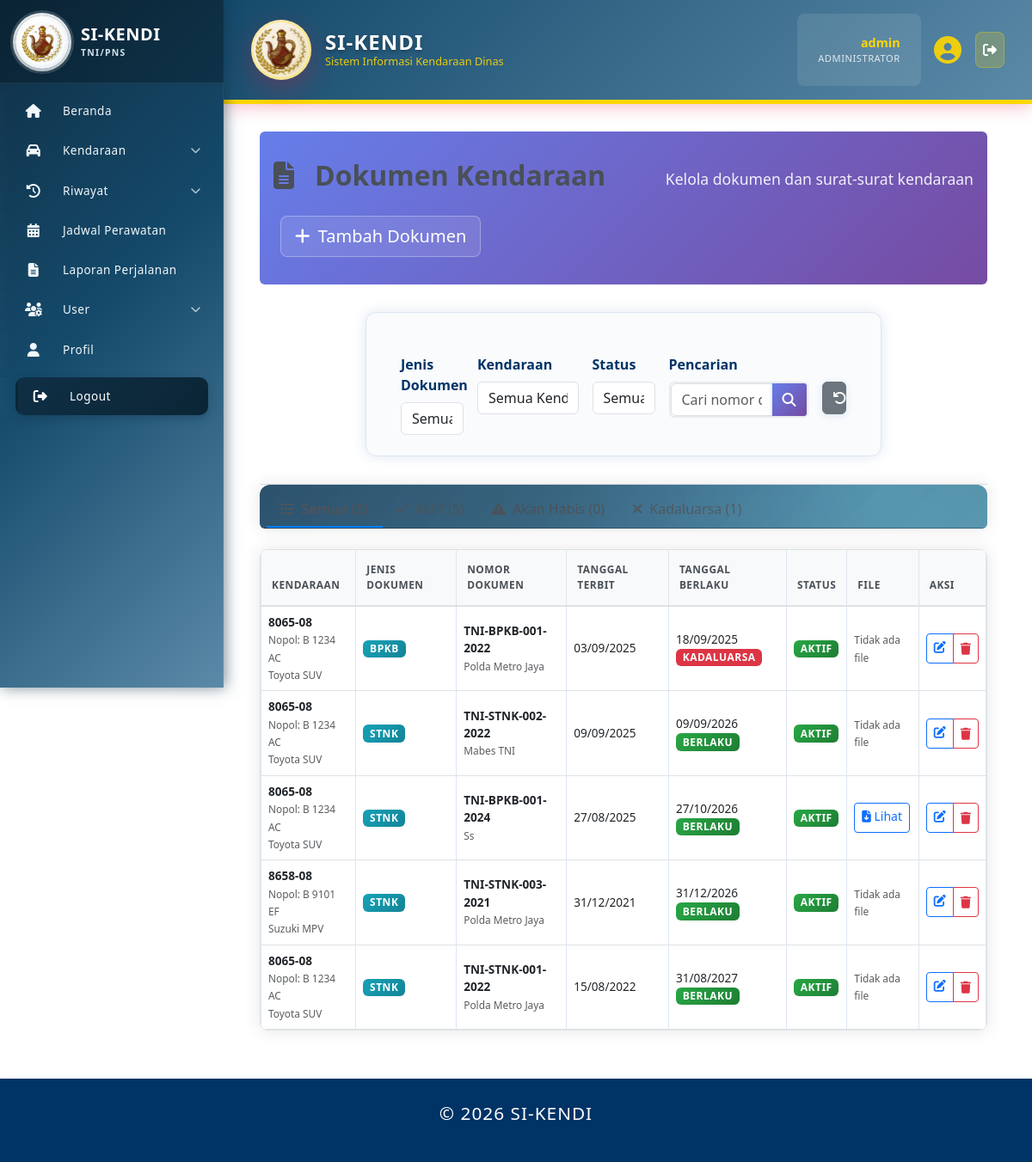
The page /index.php?page=dokumen_kendaraan (signed in) on the database as committed earlier.
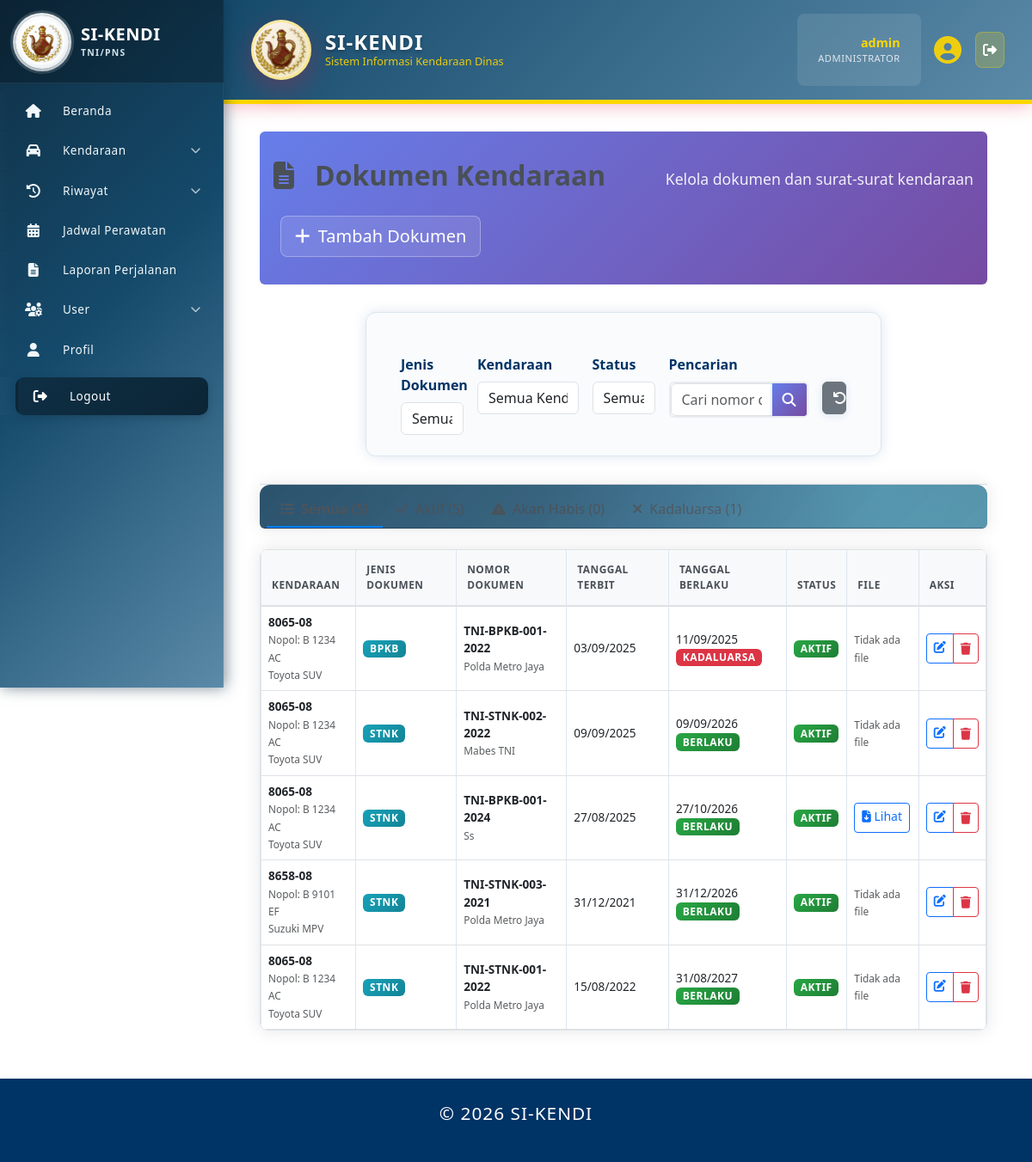
The same page on the database as committed later.
### tables this page shows
CREATE TABLE `dokumen_kendaraan` (
  `id` int(11) NOT NULL,
  `kendaraan_id` int(11) NOT NULL,
  `jenis_dokumen` enum('STNK','BPKB','Surat Polisi','Asuransi','KIR','Lainnya') NOT NULL,
  `nomor_dokumen` varchar(50) DEFAULT NULL,
  `tanggal_terbit` date DEFAULT NULL,
  `tanggal_berlaku` date DEFAULT NULL,
  `instansi_penerbit` varchar(100) DEFAULT NULL,
  `file_dokumen` varchar(255) DEFAULT NULL,
  `status` enum('Aktif','Kadaluarsa','Dalam Proses') DEFAULT 'Aktif',
  `keterangan` text DEFAULT NULL,
  `created_at` timestamp NOT NULL DEFAULT current_timestamp(),
  `updated_at` timestamp NOT NULL DEFAULT current_timestamp() ON UPDATE current_timestamp(),
  `created_by` int(11) DEFAULT NULL,
  `updated_by` int(11) DEFAULT NULL
);

CREATE TABLE `kendaraan` (
  `id` int(11) NOT NULL,
  `no_polisi` varchar(20) NOT NULL,
  `no_rangka` varchar(50) NOT NULL,
  `no_mesin` varchar(50) NOT NULL,
  `merk` varchar(50) NOT NULL,
  `tipe` varchar(50) DEFAULT NULL,
  `tahun_pembuatan` year(4) DEFAULT NULL,
  `warna` varchar(30) DEFAULT NULL,
  `jenis` enum('Roda 2','Roda 4','Truk','Bus','Lainnya') DEFAULT 'Roda 4',
  `bahan_bakar` enum('Bensin','Solar','Listrik','Hybrid') DEFAULT 'Bensin',
  `no_reg` varchar(30) DEFAULT NULL,
  `no_stnk` varchar(30) DEFAULT NULL,
  `no_bpkb` varchar(30) DEFAULT NULL,
  `tanggal_berlaku_stnk` date DEFAULT NULL,
  `pemilik_stnk` varchar(100) DEFAULT NULL,
  `status_kepemilikan` enum('Satker','Pinjam Pakai') DEFAULT 'Satker',
  `satker` varchar(50) NOT NULL,
  `kode_barang` varchar(50) DEFAULT NULL,
  `kondisi` enum('Baik','Rusak Ringan','Rusak Berat') DEFAULT 'Baik',
  `status_kendaraan` enum('Operasional','Perbaikan','Rusak','Tidak Aktif') DEFAULT 'Operasional',
  `status_peminjaman` enum('Tersedia','Dipinjam','Maintenance','Rusak') DEFAULT 'Tersedia',
  `tanggal_servis_terakhir` date DEFAULT NULL,
  `last_service_km` int(11) DEFAULT NULL,
  `odometer` int(11) DEFAULT 0,
  `foto` varchar(255) DEFAULT NULL,
  `catatan` text DEFAULT NULL,
  `created_at` timestamp NOT NULL DEFAULT current_timestamp(),
  `updated_at` timestamp NOT NULL DEFAULT current_timestamp() ON UPDATE current_timestamp()
);

### pages/dokumen_kendaraan.php (the view, shortened to what the changed rows need)
<?php
require_once 'includes/auth.php';
$where_conditions = [];
$params = [];
$param_types = '';
$where_sql = !empty($where_conditions) ? 'WHERE ' . implode(' AND ', $where_conditions) : '';
$page = max(1, (int)($_GET['page_num'] ?? 1));
$limit = 15;
$offset = ($page - 1) * $limit;
$sql = "
    SELECT dk.*, k.no_polisi, k.no_reg, k.merk, k.tipe,
           CASE
               WHEN dk.tanggal_berlaku < CURDATE() THEN 'Expired'
               WHEN dk.tanggal_berlaku BETWEEN CURDATE() AND DATE_ADD(CURDATE(), INTERVAL 30 DAY) THEN 'Expire Soon'
               ELSE 'Valid'
           END as validity_status,
           DATEDIFF(dk.tanggal_berlaku, CURDATE()) as days_left
    FROM dokumen_kendaraan dk
    JOIN kendaraan k ON dk.kendaraan_id = k.id
    $where_sql
    ORDER BY
        CASE
            WHEN dk.tanggal_berlaku < CURDATE() THEN 1
            WHEN dk.tanggal_berlaku BETWEEN CURDATE() AND DATE_ADD(CURDATE(), INTERVAL 30 DAY) THEN 2
            ELSE 3
        END,
        dk.tanggal_berlaku ASC, COALESCE(k.no_reg, k.no_polisi)
    LIMIT ? OFFSET ?
";
$stmt = $mysqli->prepare($sql);
$params[] = $limit;
$params[] = $offset;
$param_types .= 'ii';
if (!empty($params)) {
    $stmt->bind_param($param_types, ...$params);
}
$stmt->execute();
$documents_result = $stmt->get_result();
function getStatusBadge($status) {
    $badges = [
        'Aktif' => 'success',
        'Kadaluarsa' => 'danger',
        'Dalam Proses' => 'warning'
    ];
    return $badges[$status] ?? 'secondary';
}
function getValidityBadge($validity) {
    $badges = [
        'Valid' => 'success',
        'Expire Soon' => 'warning',
        'Expired' => 'danger'
    ];
    return $badges[$validity] ?? 'secondary';
}
?>
<div class="page-header gradient-header rounded">
            <h1><i class="fas fa-file-alt me-2"></i>Dokumen Kendaraan</h1>
</div>
<div class="card">
    <div class="card-body p-0">
        <?php if ($documents_result->num_rows > 0): ?>
            <div class="table-responsive">
                <table class="table table-hover mb-0">
                    <thead class="table-light">
                        <tr>
                            <th>Kendaraan</th>
                            <th>Jenis Dokumen</th>
                            <th>Nomor Dokumen</th>
                            <th>Tanggal Terbit</th>
                            <th>Tanggal Berlaku</th>
                            <th>Status</th>
                            <th>File</th>
                            <th>Aksi</th>
                        </tr>
                    </thead>
                    <tbody>
                                <?php while ($row = $documents_result->fetch_assoc()): ?>
                            <tr>
                                <td>
                                    <strong><?= htmlspecialchars(($row['no_reg'] ?? '') !== '' ? $row['no_reg'] : ($row['no_polisi'] ?? '-')) ?></strong>
                                    <?php if (!empty($row['no_polisi'])): ?>
                                        <br><small class="text-muted">Nopol: <?= htmlspecialchars($row['no_polisi']) ?></small>
                                    <?php endif; ?>
                                    <br><small class="text-muted"><?= htmlspecialchars($row['merk'] . ' ' . $row['tipe']) ?></small>
                                </td>
                                <td>
                                    <span class="badge bg-info"><?= htmlspecialchars($row['jenis_dokumen']) ?></span>
                                </td>
                                <td>
                                    <strong><?= htmlspecialchars($row['nomor_dokumen']) ?></strong>
                                    <?php if ($row['instansi_penerbit']): ?>
                                        <br><small class="text-muted"><?= htmlspecialchars($row['instansi_penerbit']) ?></small>
                                    <?php endif; ?>
                                </td>
                                <td><?= date('d/m/Y', strtotime($row['tanggal_terbit'])) ?></td>
                                <td>
                                    <?= date('d/m/Y', strtotime($row['tanggal_berlaku'])) ?>
                                    <br>
                                    <span class="badge bg-<?= getValidityBadge($row['validity_status']) ?> small">
                                        <?php if ($row['validity_status'] === 'Expired'): ?>
                                            Kadaluarsa
                                        <?php elseif ($row['validity_status'] === 'Expire Soon'): ?>
                                            <?= $row['days_left'] ?> hari lagi
                                        <?php else: ?>
                                            Berlaku
                                        <?php endif; ?>
                                    </span>
                                </td>
                                <td>
                                    <span class="badge bg-<?= getStatusBadge($row['status']) ?>">
                                        <?= $row['status'] ?>
                                    </span>
                                </td>
                                <td>
                                    <?php if ($row['file_dokumen']): ?>
                                        <a href="uploads/dokumen/<?= htmlspecialchars($row['file_dokumen']) ?>" target="_blank" class="btn btn-sm btn-outline-primary">
                                            <i class="fas fa-file-download"></i> Lihat
                                        </a>
                                    <?php else: ?>
                                        <small class="text-muted">Tidak ada file</small>
                                    <?php endif; ?>
                                </td>
                                <td>
                                        <div class="btn-group btn-group-sm">
                                            <a href="?page=dokumen_kendaraan_edit&id=<?= $row['id'] ?>" class="btn btn-outline-primary">
                                                <i class="fas fa-edit"></i>
                                            </a>
                                            <button class="btn btn-outline-danger" onclick="deleteDocument(<?= $row['id'] ?>)">
                                                <i class="fas fa-trash"></i>
                                            </button>
                                        </div>
                                </td>
                            </tr>
                        <?php endwhile; ?>
                    </tbody>
                </table>
            </div>
        <?php endif; ?>
    </div>
</div>

Rows that differ between the two databases and show on the page:
changed dokumen_kendaraan "TNI-BPKB-001-2022": tanggal_berlaku "18/09/2025" → "11/09/2025"
